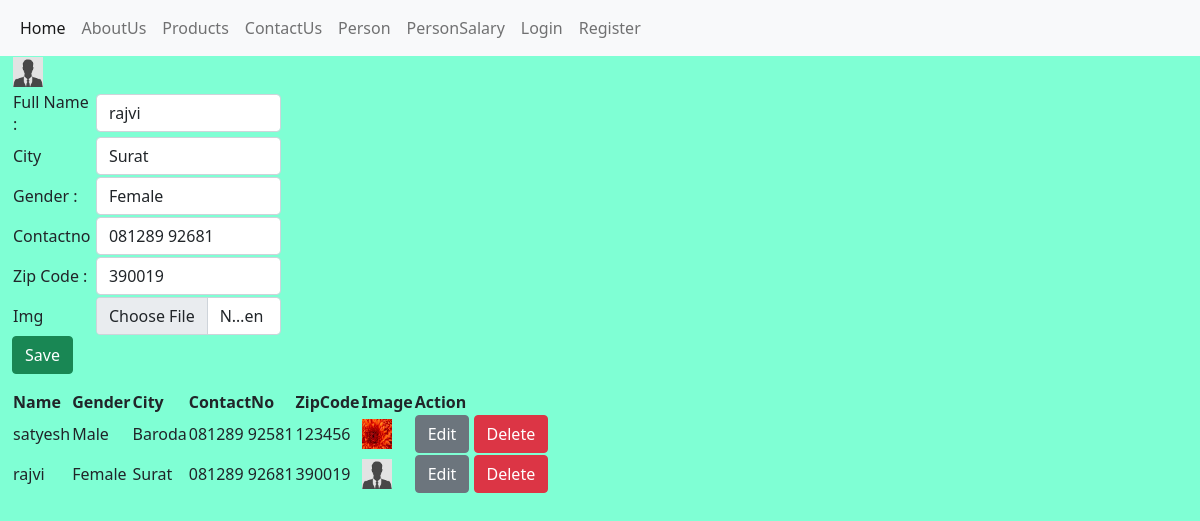
The page /user-url/personedit/2/ on the database its author committed.
### myapp/models.py (models this page shows)
class Person(models.Model):
    name = models.CharField("Full Name :",max_length=200,null=True)
    GENDER = (
        ('Male','Male'),
        ('Female','Female'),
        ('Others','Others')
    )
    gender = models.CharField(max_length=10, choices=GENDER, default='Male',verbose_name="Gender :")
    CITY = (
        ('','Select'),
        ('Baroda','Baroda'),
        ('Surat','Surat'),
        ('Ahmedabad','Ahmedabad')
    )
    city = models.CharField(max_length=100,choices =CITY, default='Baroda',verbose_name="City")
    contactno = PhoneNumberField(unique=True)
    zipcode = models.IntegerField(null=True,verbose_name="Zip Code :")
    img = models.ImageField(null=True, blank=True)
    def __str__(self):
        return  f"{self.name}"
    def ImageUrl(self):
        try:
            url = '/static/images/' + self.img.url
        except:
            url ='/static/images/noimg.jpg'
        return url

### myapp/views.py (the view, shortened to what this page needs)
# urls.py: path("personedit/<str:pid>/",PersonEdit, name='personeditepage'),
def PersonEdit(req,pid):
    data = Person.objects.get(pk=pid)
    form = PersonForm(instance=data)
    formdata = Person.objects.all()
    site = Person.objects.only('img').get(pk=pid)
    print(site)
    context = {
        'forms' : form,
        'datas' : formdata,
        'imgurl' : site
    }
    return render(req,'person.html',context)

### myapp/forms.py
class PersonForm(ModelForm):
    class Meta:
        model = Person
        fields = '__all__'
        widgets = {
            'img': forms.FileInput
        }

### myapp/templates/person.html (shortened to what this page needs)
{% extends 'index.html' %}
{% block contents %}
   <div class='row'>
       <div class='col-md-3'>
           <form method='post' enctype='multipart/form-data' novalidate>
                <table>
                    {% if imgurl %}
                         <tr>
                               <td colspan="2"><img src='{{imgurl.ImageUrl}}'  width="30px" height="30px"></td>
                        </tr>
                    {% endif %}
                    <tr>
                        <td colspan="2">{{forms.errors}}</td>
                    </tr>
                    <tr>
                        <td>{{forms.name.label}}</td>
                        <td>{{forms.name}}</td>
                    </tr>
                    <tr>
                        <td>{{forms.city.label}}</td>
                        <td>{{forms.city}}</td>
                    </tr>
                    <tr>
                        <td>{{forms.gender.label}}</td>
                        <td>{{forms.gender}}</td>
                    </tr>
                    <tr>
                        <td>{{forms.contactno.label}}</td>
                        <td>{{forms.contactno}}</td>
                    </tr>
                    <tr>
                        <td>{{forms.zipcode.label}}</td>
                        <td>{{forms.zipcode}}</td>
                    </tr>
                    <tr>
                        <td>{{forms.img.label}}</td>
                        <td>{{forms.img}}</td>
                    </tr>
                </table>
                <button type='submit' class='btn btn-success'>Save</button>
            </form>
        </div>
    </div>
    <div class="row">
       <div class="col-md-12">
            <table>
                <tr>
                    <th>Name</th>
                    <th>Gender</th>
                    <th>City</th>
                    <th>ContactNo</th>
                    <th>ZipCode</th>
                    <th>Image</th>
                    <th>Action</th>
                </tr>
                {% for data in datas %}
                    <tr>
                        <td>{{data.name}}</td>
                        <td>{{data.gender}}</td>
                        <td>{{data.city}}</td>
                        <td>{{data.contactno}}</td>
                        <td>{{data.zipcode}}</td>
                        <td><img src='{{data.ImageUrl}}' width="30px" height="30px"/></td>
                        <td>
                            <a href="{% url 'personeditepage' data.id %}"><button type='submit' class='btn btn-secondary'>Edit</button></a>
                            <a href="{% url 'persondeletepage' data.id %}" onclick="return confirm('Are you sure to Delete?')" ><button type='submit' class='btn btn-danger'>Delete</button></a>
                        </td>
                    </tr>
                {% endfor %}
            </table>
       </div>
   </div>
{% endblock %}

### myapp/static/css/custom.css (style rules this page uses)
body { background-color:aquamarine; }

### rows shown on the page
Person: name "rajvi", city "Surat", gender "Female", contactno "081289 92681", zipcode "390019", shows a picture
Person: name "satyesh", gender "Male", city "Baroda", contactno "081289 92581", zipcode "123456", ImageUrl (picture)
